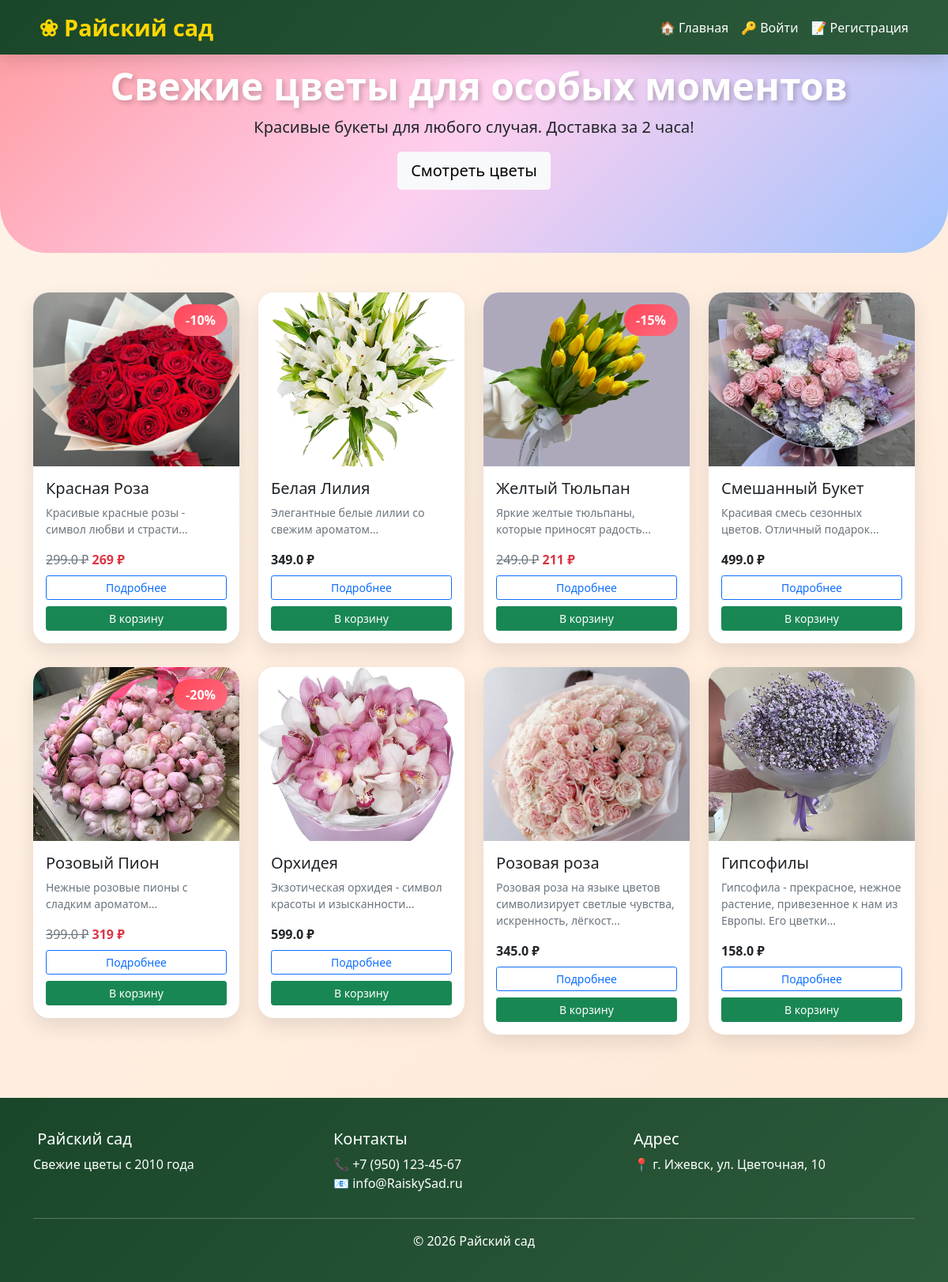
The page / on the database its author committed.
### app.py (models this page shows)
class Product(db.Model):
    id = db.Column(db.Integer, primary_key=True)
    name = db.Column(db.String(100), nullable=False)
    description = db.Column(db.Text, nullable=False)
    price = db.Column(db.Float, nullable=False)
    image = db.Column(db.String(200), default='default.jpg')
    stock = db.Column(db.Integer, default=0)
    category = db.Column(db.String(50), default='flowers')
    discount = db.Column(db.Integer, default=0)
    created_at = db.Column(db.DateTime, default=datetime.utcnow)

### app.py (the view)
@app.route('/')
def index():
    products = Product.query.all()
    return render_template('index.html', products=products)

### templates/index.html
{% extends "base.html" %}
{% block content %}
<div class="row">
    {% for product in products %}
    <div class="col-md-3 col-sm-6">
        <div class="product-card position-relative">
            {% if product.discount > 0 %}<div class="discount-badge">-{{ product.discount }}%</div>{% endif %}
            <img src="{{ url_for('static', filename='uploads/' + product.image) if product.image != 'default.jpg' else url_for('static', filename='images/default.jpg') }}" class="product-img">
            <div class="card-body p-3">
                <h5>{{ product.name }}</h5>
                <p class="text-muted small">{{ product.description[:80] }}...</p>
                <div class="mb-2">
                    {% if product.discount > 0 %}
                        <s class="text-muted">{{ product.price }} ₽</s>
                        <span class="text-danger fw-bold">{{ (product.price * (1 - product.discount/100))|int }} ₽</span>
                    {% else %}
                        <span class="fw-bold">{{ product.price }} ₽</span>
                    {% endif %}
                </div>
                <div class="d-grid gap-2">
                    <a href="{{ url_for('product_detail', id=product.id) }}" class="btn btn-outline-primary btn-sm">Подробнее</a>
                    {% if product.stock > 0 %}
                        <a href="{{ url_for('add_to_cart', product_id=product.id) }}" class="btn btn-success btn-sm">В корзину</a>
                    {% else %}
                        <button class="btn btn-secondary btn-sm" disabled>Нет в наличии</button>
                    {% endif %}
                </div>
            </div>
        </div>
    </div>
    {% endfor %}
</div>
{% endblock %}

### templates/base.html (shortened to what this page needs)
<!DOCTYPE html>
<html lang="ru">
<head>
    <link href="https://cdn.jsdelivr.net/npm/bootstrap@5.1.3/dist/css/bootstrap.min.css" rel="stylesheet">
    <link rel="stylesheet" href="https://cdnjs.cloudflare.com/ajax/libs/font-awesome/6.0.0/css/all.min.css">
</head>
<body>
    <nav class="navbar navbar-expand-lg fixed-top">
        <div class="container">
            <a class="navbar-brand" href="{{ url_for('index') }}">
                 ❀ Райский сад
            </a>
            <div class="collapse navbar-collapse" id="navbarNav">
                <ul class="navbar-nav ms-auto">
                    <li class="nav-item"><a class="nav-link" href="{{ url_for('index') }}">🏠 Главная</a></li>
                    {% if session.user_id %}
                        <li class="nav-item position-relative">
                            <a class="nav-link" href="{{ url_for('cart') }}">🛒 Корзина
                                {% if session.cart %}<span class="cart-badge">{{ session.cart|length }}</span>{% endif %}
                            </a>
                        </li>
                        <li class="nav-item"><a class="nav-link" href="{{ url_for('account') }}">👤 {{ session.username }}</a></li>
                        {% if session.is_admin %}<li class="nav-item"><a class="nav-link" href="{{ url_for('admin_panel') }}">👑 Админ панель</a></li>{% endif %}
                        <li class="nav-item"><a class="nav-link" href="{{ url_for('logout') }}">🚪 Выйти</a></li>
                    {% else %}
                        <li class="nav-item"><a class="nav-link" href="{{ url_for('login') }}">🔑 Войти</a></li>
                        <li class="nav-item"><a class="nav-link" href="{{ url_for('register') }}">📝 Регистрация</a></li>
                    {% endif %}
                </ul>
            </div>
        </div>
    </nav>
    <div class="hero-section">
        <div class="container text-center">
            <h1> Свежие цветы для особых моментов</h1>
            <p class="lead">Красивые букеты для любого случая. Доставка за 2 часа!</p>
            <a href="{{ url_for('index') }}" class="btn btn-light btn-lg">Смотреть цветы</a>
        </div>
    </div>
    <div class="container">
        {% block content %}{% endblock %}
    </div>
    <footer class="footer">
        <div class="container">
            <div class="row">
                <div class="col-md-4">
                    <h5> Райский сад</h5>
                    <p>Свежие цветы с 2010 года</p>
                </div>
                <div class="col-md-4">
                    <h5>Контакты</h5>
                    <p>📞 +7 (950) 123-45-67<br>📧 info@RaiskySad.ru</p>
                </div>
                <div class="col-md-4">
                    <h5>Адрес</h5>
                    <p>📍 г. Ижевск, ул. Цветочная, 10</p>
                </div>
            </div>
            <hr>
            <div class="text-center">© 2026 Райский сад</div>
        </div>
    </footer>
</body>
</html>

### templates/base.html (style rules this page uses)
* { margin: 0; padding: 0; box-sizing: border-box; }
body { font-family: 'Segoe UI', Tahoma, Geneva, Verdana, sans-serif; background: linear-gradient(135deg, #fef3e8 0%, #ffe8d6 100%); min-height: 100vh; }
.navbar { background: linear-gradient(135deg, #1a472a, #2d5a3b) !important; box-shadow: 0 5px 25px rgba(0,0,0,0.15); }
.navbar-brand { font-size: 1.8rem; font-weight: bold; color: #ffd700 !important; }
.nav-link { color: white !important; transition: all 0.3s; }
.hero-section { background: linear-gradient(135deg, #ff9a9e 0%, #fecfef 50%, #a1c4fd 100%); padding: 80px 0; margin-bottom: 50px; border-radius: 0 0 60px 60px; }
.hero-section h1 { font-size: 3rem; font-weight: bold; color: #fff; text-shadow: 3px 3px 6px rgba(0,0,0,0.2); }
.product-card { background: white; border-radius: 20px; overflow: hidden; transition: all 0.4s; box-shadow: 0 10px 25px rgba(0,0,0,0.1); margin-bottom: 30px; }
.product-img { width: 100%; height: 220px; object-fit: cover; }
.discount-badge { position: absolute; top: 15px; right: 15px; background: linear-gradient(135deg, #ff4757, #ff6b81); color: white; padding: 8px 15px; border-radius: 30px; font-weight: bold; }
.footer { background: linear-gradient(135deg, #1a472a, #2d5a3b); color: white; padding: 40px 0; margin-top: 50px; }

### rows shown on the page
Product: discount "10", image (picture), name "Красная Роза", description "Красивые красные розы - символ любви и страсти", price "299.0", (product.price*(1-product.discount/100))|int "269"
Product: image (picture), name "Белая Лилия", description "Элегантные белые лилии со свежим ароматом", price "349.0"
Product: discount "15", image (picture), name "Желтый Тюльпан", description "Яркие желтые тюльпаны, которые приносят радость", price "249.0", (product.price*(1-product.discount/100))|int "211"
Product: image (picture), name "Смешанный Букет", description "Красивая смесь сезонных цветов. Отличный подарок", price "499.0"
Product: discount "20", image (picture), name "Розовый Пион", description "Нежные розовые пионы с сладким ароматом", price "399.0", (product.price*(1-product.discount/100))|int "319"
Product: image (picture), name "Орхидея", description "Экзотическая орхидея - символ красоты и изысканности", price "599.0"
Product: image (picture), name "Розовая роза", description "Розовая роза на языке цветов символизирует светлые чувства, искренность, лёгкост", price "345.0"
Product: image (picture), name "Гипсофилы", description "Гипсофила - прекрасное, нежное растение, привезенное к нам из Европы. Его цветки", price "158.0"
